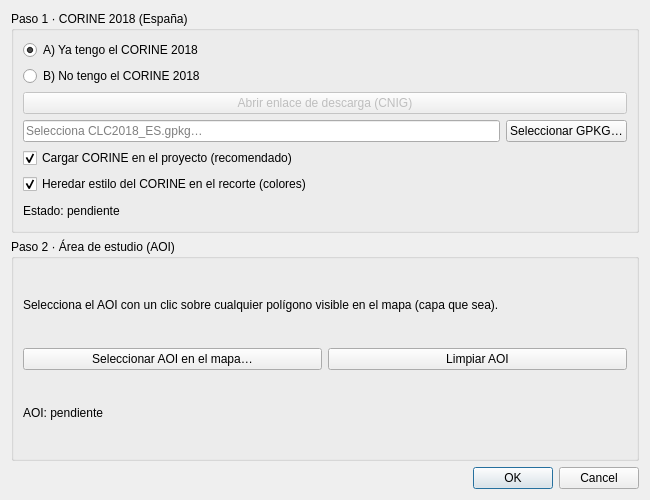
<?xml version="1.0" encoding="UTF-8"?>
<ui version="4.0">
 <class>Clc2ManningDialog</class>
 <widget class="QDialog" name="Clc2ManningDialog">
  <property name="geometry">
   <rect>
    <x>0</x>
    <y>0</y>
    <width>650</width>
    <height>500</height>
   </rect>
  </property>
  <property name="windowTitle">
   <string>CLC → Manning</string>
  </property>

  <layout class="QVBoxLayout" name="verticalLayout">

   <!-- PASO 1 -->
   <item>
    <widget class="QGroupBox" name="grpPaso1">
     <property name="title">
      <string>Paso 1 · CORINE 2018 (España)</string>
     </property>
     <layout class="QVBoxLayout" name="verticalLayoutPaso1">

      <item>
       <widget class="QRadioButton" name="rbTengoCorine">
        <property name="text">
         <string>A) Ya tengo el CORINE 2018</string>
        </property>
        <property name="checked">
         <bool>true</bool>
        </property>
       </widget>
      </item>

      <item>
       <widget class="QRadioButton" name="rbNoTengoCorine">
        <property name="text">
         <string>B) No tengo el CORINE 2018</string>
        </property>
       </widget>
      </item>

      <item>
       <widget class="QPushButton" name="btnAbrirCNIG">
        <property name="enabled">
         <bool>false</bool>
        </property>
        <property name="text">
         <string>Abrir enlace de descarga (CNIG)</string>
        </property>
       </widget>
      </item>

      <item>
       <layout class="QHBoxLayout" name="horizontalLayoutRuta">
        <item>
         <widget class="QLineEdit" name="txtRutaCorine">
          <property name="readOnly">
           <bool>true</bool>
          </property>
          <property name="placeholderText">
           <string>Selecciona CLC2018_ES.gpkg…</string>
          </property>
         </widget>
        </item>
        <item>
         <widget class="QPushButton" name="btnSeleccionarArchivo">
          <property name="text">
           <string>Seleccionar GPKG…</string>
          </property>
         </widget>
        </item>
       </layout>
      </item>

      <item>
       <widget class="QCheckBox" name="chkCargarCorine">
        <property name="text">
         <string>Cargar CORINE en el proyecto (recomendado)</string>
        </property>
        <property name="checked">
         <bool>true</bool>
        </property>
       </widget>
      </item>

      <item>
       <widget class="QCheckBox" name="chkHeredarEstilo">
        <property name="text">
         <string>Heredar estilo del CORINE en el recorte (colores)</string>
        </property>
        <property name="checked">
         <bool>true</bool>
        </property>
       </widget>
      </item>

      <item>
       <widget class="QLabel" name="lblEstado">
        <property name="text">
         <string>Estado: pendiente</string>
        </property>
       </widget>
      </item>

     </layout>
    </widget>
   </item>

   <!-- PASO 2 -->
   <item>
    <widget class="QGroupBox" name="grpPaso2">
     <property name="title">
      <string>Paso 2 · Área de estudio (AOI)</string>
     </property>
     <layout class="QVBoxLayout" name="verticalLayoutPaso2">

      <item>
       <widget class="QLabel" name="lblPaso2Info">
        <property name="text">
         <string>Selecciona el AOI con un clic sobre cualquier polígono visible en el mapa (capa que sea).</string>
        </property>
        <property name="wordWrap">
         <bool>true</bool>
        </property>
       </widget>
      </item>

      <item>
       <layout class="QHBoxLayout" name="horizontalLayoutPick">
        <item>
         <widget class="QPushButton" name="btnPickAoi">
          <property name="text">
           <string>Seleccionar AOI en el mapa…</string>
          </property>
         </widget>
        </item>
        <item>
         <widget class="QPushButton" name="btnLimpiarAoi">
          <property name="text">
           <string>Limpiar AOI</string>
          </property>
         </widget>
        </item>
       </layout>
      </item>

      <item>
       <widget class="QLabel" name="lblAoiEstado">
        <property name="text">
         <string>AOI: pendiente</string>
        </property>
       </widget>
      </item>

     </layout>
    </widget>
   </item>

   <!-- BOTONES OK/CANCEL -->
   <item>
    <widget class="QDialogButtonBox" name="buttonBox">
     <property name="orientation">
      <enum>Qt::Horizontal</enum>
     </property>
     <property name="standardButtons">
      <set>QDialogButtonBox::Cancel|QDialogButtonBox::Ok</set>
     </property>
    </widget>
   </item>

  </layout>
 </widget>

 <resources/>
 <connections/>
</ui>
